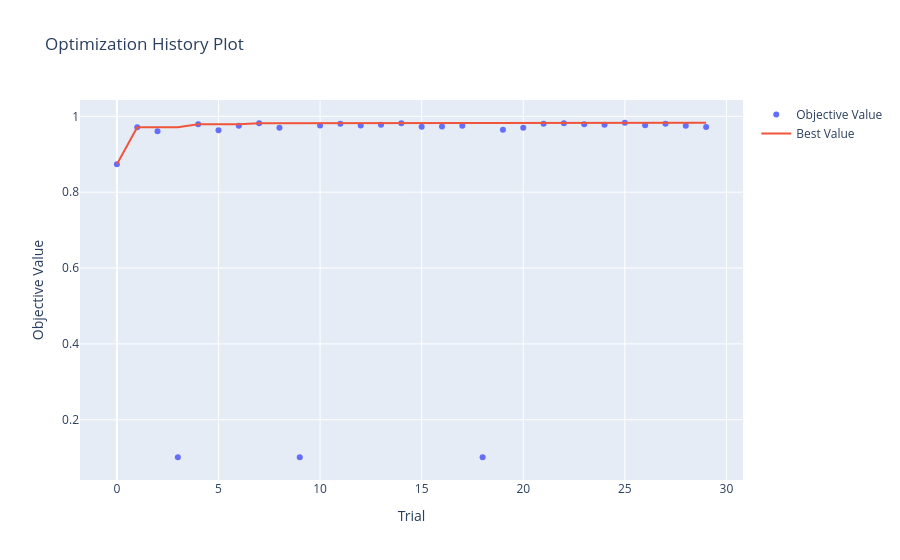
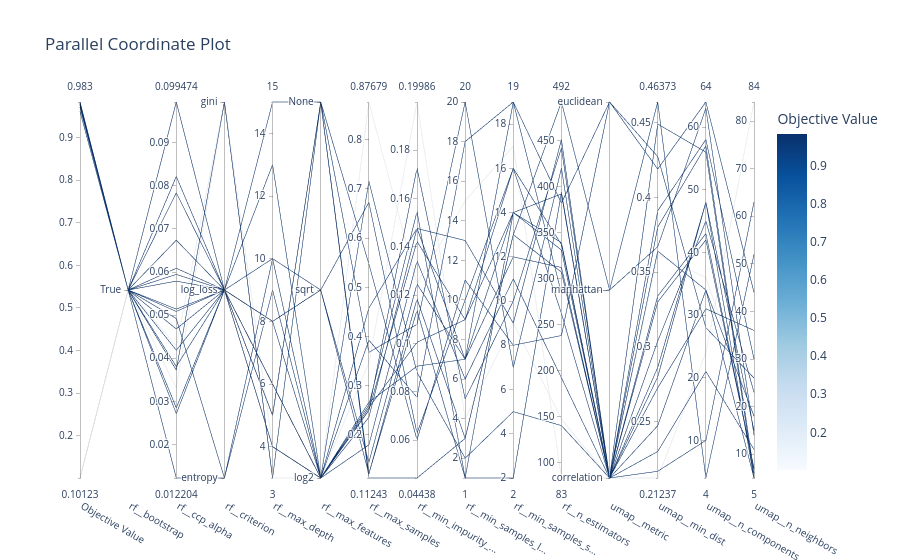
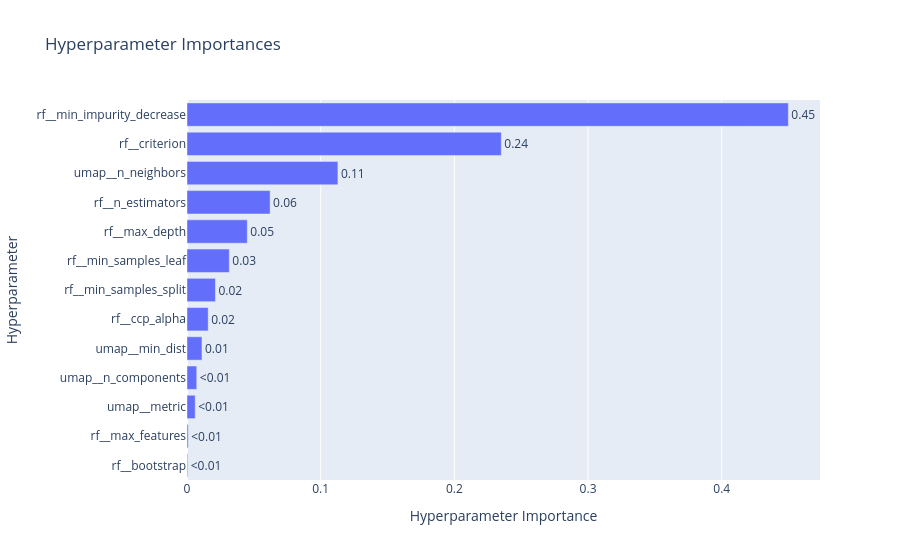

Write notebook code for charts like these, in order.
### Code cell
visualize(umap_rf_study)

### Figure 1 — Plotly figure (JSON) as saved in the notebook; plotly's stock layout.template omitted (floating-point values rounded to 4 significant figures)
{"data": [{"mode": "markers", "name": "Objective Value", "type": "scatter", "x": [0, 1, 2, 3, 4, 5, 6, 7, 8, 9, 10, 11, 12, 13, 14, 15, 16, 17, 18, 19, 20, 21, 22, 23, 24, 25, 26, 27, 28, 29], "y": [0.8737, 0.971, 0.9608, 0.1012, 0.9793, 0.9631, 0.9754, 0.9814, 0.9699, 0.1015, 0.9759, 0.9806, 0.9757, 0.9775, 0.9817, 0.9723, 0.9728, 0.9754, 0.1012, 0.9644, 0.9697, 0.9804, 0.9817, 0.9791, 0.978, 0.983, 0.9765, 0.9806, 0.9754, 0.9718]}, {"mode": "lines", "name": "Best Value", "type": "scatter", "x": [0, 1, 2, 3, 4, 5, 6, 7, 8, 9, 10, 11, 12, 13, 14, 15, 16, 17, 18, 19, 20, 21, 22, 23, 24, 25, 26, 27, 28, 29], "y": [0.8737, 0.971, 0.971, 0.971, 0.9793, 0.9793, 0.9793, 0.9814, 0.9814, 0.9814, 0.9814, 0.9814, 0.9814, 0.9814, 0.9817, 0.9817, 0.9817, 0.9817, 0.9817, 0.9817, 0.9817, 0.9817, 0.9817, 0.9817, 0.9817, 0.983, 0.983, 0.983, 0.983, 0.983]}, {"marker": {"color": "#cccccc"}, "mode": "markers", "name": "Infeasible Trial", "showlegend": false, "type": "scatter", "x": [], "y": []}], "layout": {"autosize": true, "title": {"text": "Optimization History Plot"}, "xaxis": {"autorange": true, "range": [-1.77, 30.77], "title": {"text": "Trial"}, "type": "linear"}, "yaxis": {"autorange": true, "range": [0.02846, 1.056], "title": {"text": "Objective Value"}, "type": "linear"}}}

### Figure 2 — Plotly figure (JSON) as saved in the notebook; plotly's stock layout.template omitted (floating-point values rounded to 4 significant figures)
{"data": [{"dimensions": [{"label": "Objective Value", "range": [0.1012, 0.983], "values": [0.971, 0.9608, 0.1012, 0.9793, 0.9754, 0.9806, 0.9775, 0.9817, 0.9754, 0.1012, 0.9804, 0.9817, 0.9791, 0.978, 0.983, 0.9765, 0.9806, 0.9754, 0.9718]}, {"label": "rf__bootstrap", "range": [0, 0], "ticktext": ["True"], "tickvals": [0], "values": [0, 0, 0, 0, 0, 0, 0, 0, 0, 0, 0, 0, 0, 0, 0, 0, 0, 0, 0]}, {"label": "rf__ccp_alpha", "range": [0.0122, 0.09947], "values": [0.0122, 0.02713, 0.03309, 0.05086, 0.02848, 0.0579, 0.0674, 0.0468, 0.08218, 0.0429, 0.0514, 0.05946, 0.07841, 0.09947, 0.03808, 0.04186, 0.06088, 0.03724, 0.04921]}, {"label": "rf__criterion", "range": [0, 2], "ticktext": ["entropy", "log_loss", "gini"], "tickvals": [0, 1, 2], "values": [0, 1, 2, 1, 1, 1, 1, 1, 1, 2, 1, 1, 1, 1, 1, 1, 1, 2, 0]}, {"label": "rf__max_depth", "range": [3, 15], "values": [10, 13, 3, 10, 15, 8, 8, 5, 5, 4, 8, 6, 6, 4, 6, 4, 6, 3, 9]}, {"label": "rf__max_features", "range": [0, 2], "ticktext": ["log2", "sqrt", "None"], "tickvals": [0, 1, 2], "values": [0, 0, 0, 1, 2, 1, 0, 2, 2, 0, 1, 0, 0, 0, 0, 0, 0, 2, 0]}, {"label": "rf__max_samples", "range": [0.1124, 0.8768], "values": [0.7158, 0.3928, 0.8768, 0.6728, 0.5475, 0.1442, 0.1797, 0.1213, 0.3678, 0.3462, 0.1206, 0.2357, 0.2606, 0.4577, 0.2554, 0.2501, 0.2505, 0.1124, 0.2664]}, {"label": "rf__min_impurity_...", "range": [0.04438, 0.1999], "values": [0.08803, 0.07774, 0.1247, 0.06287, 0.06018, 0.1246, 0.1341, 0.1137, 0.1079, 0.1999, 0.1184, 0.1477, 0.1545, 0.1476, 0.1005, 0.1422, 0.1725, 0.04438, 0.09061]}, {"label": "rf__min_samples_l...", "range": [1, 20], "values": [2, 18, 15, 10, 11, 7, 6, 1, 20, 4, 3, 7, 1, 13, 9, 9, 5, 3, 7]}, {"label": "rf__min_samples_s...", "range": [2, 19], "values": [5, 19, 17, 16, 8, 12, 11, 2, 7, 9, 13, 14, 14, 9, 14, 16, 10, 13, 19]}, {"label": "rf__n_estimators", "range": [83, 492], "values": [140, 284, 83, 262, 238, 312, 192, 394, 420, 147, 307, 331, 392, 451, 339, 337, 442, 492, 382]}, {"label": "umap__metric", "range": [0, 2], "ticktext": ["correlation", "manhattan", "euclidean"], "tickvals": [0, 1, 2], "values": [0, 1, 0, 0, 2, 0, 0, 0, 0, 0, 0, 0, 0, 0, 0, 0, 0, 1, 2]}, {"label": "umap__min_dist", "range": [0.2124, 0.4637], "values": [0.2169, 0.4637, 0.2124, 0.2301, 0.4272, 0.3301, 0.3039, 0.3641, 0.2727, 0.3618, 0.334, 0.2799, 0.2863, 0.2474, 0.3801, 0.391, 0.449, 0.367, 0.4189]}, {"label": "umap__n_components", "range": [4, 64], "values": [10, 4, 24, 21, 28, 42, 45, 34, 31, 36, 43, 48, 48, 34, 57, 58, 56, 63, 64]}, {"label": "umap__n_neighbors", "range": [5, 84], "values": [63, 52, 84, 11, 26, 7, 23, 5, 36, 18, 7, 5, 15, 18, 6, 30, 5, 14, 44]}], "labelangle": 30, "labelside": "bottom", "line": {"color": [0.971, 0.9608, 0.1012, 0.9793, 0.9754, 0.9806, 0.9775, 0.9817, 0.9754, 0.1012, 0.9804, 0.9817, 0.9791, 0.978, 0.983, 0.9765, 0.9806, 0.9754, 0.9718], "colorbar": {"title": {"text": "Objective Value"}}, "colorscale": [[0, "rgb(247,251,255)"], [0.125, "rgb(222,235,247)"], [0.25, "rgb(198,219,239)"], [0.375, "rgb(158,202,225)"], [0.5, "rgb(107,174,214)"], [0.625, "rgb(66,146,198)"], [0.75, "rgb(33,113,181)"], [0.875, "rgb(8,81,156)"], [1, "rgb(8,48,107)"]], "reversescale": false, "showscale": true}, "type": "parcoords"}], "layout": {"autosize": true, "title": {"text": "Parallel Coordinate Plot"}}}

### Figure 3 — Plotly figure (JSON) as saved in the notebook; plotly's stock layout.template omitted (floating-point values rounded to 4 significant figures)
{"data": [{"cliponaxis": false, "hovertemplate": ["rf__bootstrap (CategoricalDistribution): 0.0005493895247861716<extra></extra>", "rf__max_features (CategoricalDistribution): 0.0009120313910792723<extra></extra>", "umap__metric (CategoricalDistribution): 0.0061381278996807224<extra></extra>", "umap__n_components (IntDistribution): 0.007301408634632623<extra></extra>", "umap__min_dist (FloatDistribution): 0.011197432992762305<extra></extra>", "rf__ccp_alpha (FloatDistribution): 0.015848506542262896<extra></extra>", "rf__min_samples_split (IntDistribution): 0.021278045397716928<extra></extra>", "rf__min_samples_leaf (IntDistribution): 0.03164561566074161<extra></extra>", "rf__max_depth (IntDistribution): 0.04509932174287618<extra></extra>", "rf__n_estimators (IntDistribution): 0.06217647782728975<extra></extra>", "umap__n_neighbors (IntDistribution): 0.11288472475538247<extra></extra>", "rf__criterion (CategoricalDistribution): 0.2351273720256082<extra></extra>", "rf__min_impurity_decrease (FloatDistribution): 0.44984154560518086<extra></extra>"], "name": "Objective Value", "orientation": "h", "text": ["<0.01", "<0.01", "<0.01", "<0.01", "0.01", "0.02", "0.02", "0.03", "0.05", "0.06", "0.11", "0.24", "0.45"], "textposition": "outside", "type": "bar", "x": [0.0005494, 0.000912, 0.006138, 0.007301, 0.0112, 0.01585, 0.02128, 0.03165, 0.0451, 0.06218, 0.1129, 0.2351, 0.4498], "y": ["rf__bootstrap", "rf__max_features", "umap__metric", "umap__n_components", "umap__min_dist", "rf__ccp_alpha", "rf__min_samples_split", "rf__min_samples_leaf", "rf__max_depth", "rf__n_estimators", "umap__n_neighbors", "rf__criterion", "rf__min_impurity_decrease"]}], "layout": {"autosize": true, "title": {"text": "Hyperparameter Importances"}, "xaxis": {"autorange": true, "range": [0, 0.4735], "title": {"text": "Hyperparameter Importance"}, "type": "linear"}, "yaxis": {"autorange": true, "range": [-0.5, 12.5], "title": {"text": "Hyperparameter"}, "type": "category"}}}
